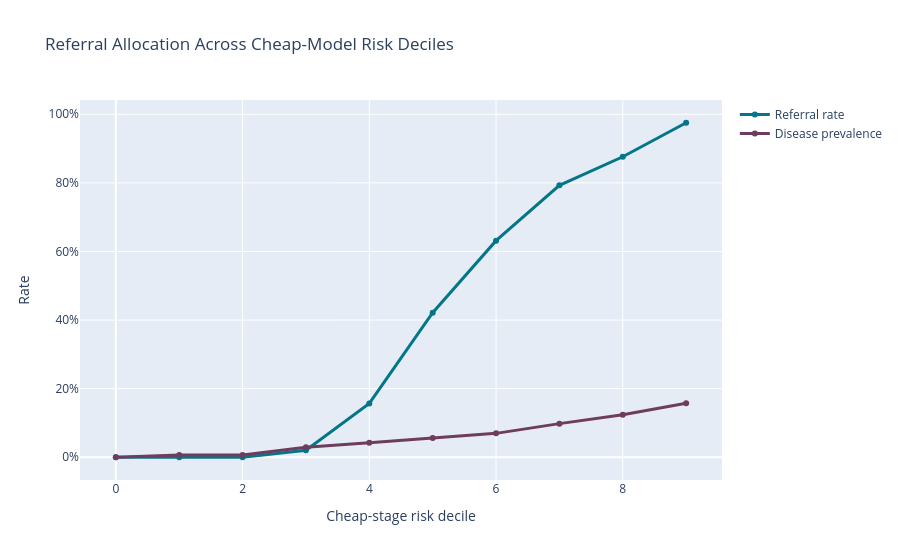

This figure's notebook cell:
### Code cell
risk_decile_df = (
    neural_predictions[
        [
            "neural_cheap_probability",
            "neural_defer_probability",
            "neural_referral",
            "y_true"
        ]
    ]
    .copy()
)

# Convert mixed-precision GPU outputs to pandas-safe float32
risk_decile_df[
    "neural_cheap_probability"
] = pd.to_numeric(
    risk_decile_df[
        "neural_cheap_probability"
    ],
    errors="coerce"
).astype("float32")

risk_decile_df[
    "neural_defer_probability"
] = pd.to_numeric(
    risk_decile_df[
        "neural_defer_probability"
    ],
    errors="coerce"
).astype("float32")

risk_decile_df[
    "cheap_risk_decile"
] = pd.qcut(
    risk_decile_df[
        "neural_cheap_probability"
    ],
    q=10,
    labels=False,
    duplicates="drop"
)

risk_decile_summary = (
    risk_decile_df
    .groupby(
        "cheap_risk_decile",
        observed=True
    )
    .agg(
        mean_cheap_risk=(
            "neural_cheap_probability",
            "mean"
        ),

        mean_defer_probability=(
            "neural_defer_probability",
            "mean"
        ),

        referral_rate=(
            "neural_referral",
            "mean"
        ),

        diabetes_prevalence=(
            "y_true",
            "mean"
        ),

        n=(
            "y_true",
            "size"
        )
    )
    .reset_index()
)

display(
    risk_decile_summary
)

risk_decile_summary.to_csv(
    TABLE_DIR
    / "step10_referral_by_cheap_risk_decile.csv",
    index=False
)

fig = go.Figure()

fig.add_trace(
    go.Scatter(
        x=risk_decile_summary[
            "cheap_risk_decile"
        ],
        y=risk_decile_summary[
            "referral_rate"
        ],
        mode="lines+markers",
        name="Referral rate",
        line=dict(
            color="#037688",
            width=3
        )
    )
)

fig.add_trace(
    go.Scatter(
        x=risk_decile_summary[
            "cheap_risk_decile"
        ],
        y=risk_decile_summary[
            "diabetes_prevalence"
        ],
        mode="lines+markers",
        name="Disease prevalence",
        line=dict(
            color="#6E3C5D",
            width=3
        )
    )
)

fig.update_layout(
    title=(
        "Referral Allocation Across "
        "Cheap-Model Risk Deciles"
    ),
    xaxis_title="Cheap-stage risk decile",
    yaxis_title="Rate"
)

fig.update_yaxes(
    tickformat=".0%"
)

fig.show()

fig.write_html(
    FIGURE_DIR
    / "step10_referral_by_risk_decile.html"
)

print("Step 10AF completed successfully.")

### Figure 1 — Plotly figure (JSON) as saved in the notebook; plotly's stock layout.template omitted (floating-point values rounded to 4 significant figures)
{"data": [{"line": {"color": "#037688", "width": 3}, "mode": "lines+markers", "name": "Referral rate", "type": "scatter", "x": [0, 1, 2, 3, 4, 5, 6, 7, 8, 9], "y": [0.0, 0.0, 0.0, 0.02027, 0.157, 0.4215, 0.6315, 0.7929, 0.8761, 0.9753]}, {"line": {"color": "#6E3C5D", "width": 3}, "mode": "lines+markers", "name": "Disease prevalence", "type": "scatter", "x": [0, 1, 2, 3, 4, 5, 6, 7, 8, 9], "y": [0.0, 0.006742, 0.006711, 0.02928, 0.0426, 0.05605, 0.06966, 0.098, 0.1239, 0.1573]}], "layout": {"title": {"text": "Referral Allocation Across Cheap-Model Risk Deciles"}, "xaxis": {"title": {"text": "Cheap-stage risk decile"}}, "yaxis": {"tickformat": ".0%", "title": {"text": "Rate"}}}}
